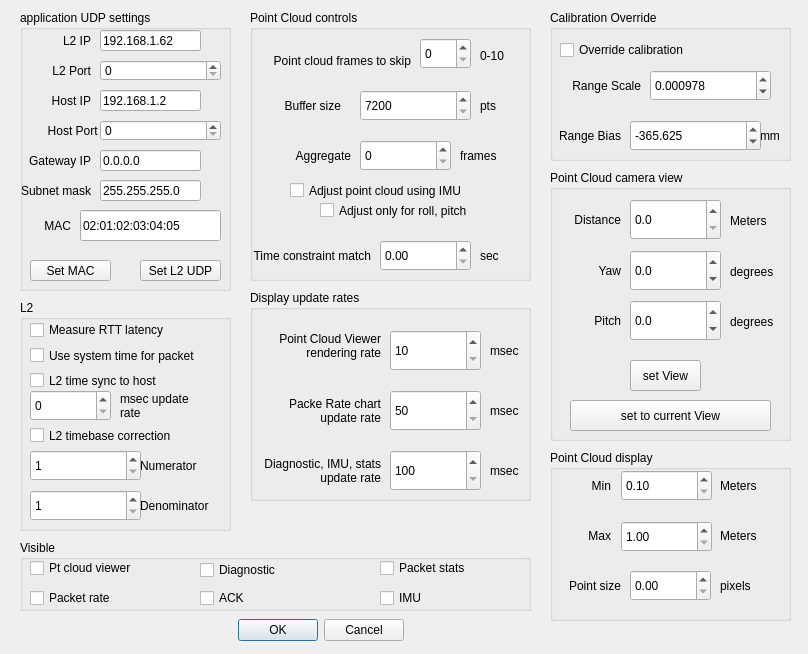
<?xml version="1.0" encoding="UTF-8"?>
<ui version="4.0">
 <class>ConfigDialog</class>
 <widget class="QDialog" name="ConfigDialog">
  <property name="geometry">
   <rect>
    <x>0</x>
    <y>0</y>
    <width>808</width>
    <height>654</height>
   </rect>
  </property>
  <widget class="QDialogButtonBox" name="buttonBox">
   <property name="geometry">
    <rect>
     <x>180</x>
     <y>610</y>
     <width>281</width>
     <height>41</height>
    </rect>
   </property>
   <property name="standardButtons">
    <set>QDialogButtonBox::StandardButton::Cancel|QDialogButtonBox::StandardButton::Ok</set>
   </property>
   <property name="centerButtons">
    <bool>true</bool>
   </property>
  </widget>
  <widget class="QGroupBox" name="gbUDPparams">
   <property name="geometry">
    <rect>
     <x>20</x>
     <y>10</y>
     <width>211</width>
     <height>281</height>
    </rect>
   </property>
   <property name="title">
    <string>application UDP settings</string>
   </property>
   <widget class="QLabel" name="labelLocalIP">
    <property name="geometry">
     <rect>
      <x>0</x>
      <y>20</y>
      <width>71</width>
      <height>21</height>
     </rect>
    </property>
    <property name="text">
     <string>L2 IP</string>
    </property>
    <property name="alignment">
     <set>Qt::AlignmentFlag::AlignRight|Qt::AlignmentFlag::AlignTrailing|Qt::AlignmentFlag::AlignVCenter</set>
    </property>
   </widget>
   <widget class="QLineEdit" name="dstIPedit">
    <property name="geometry">
     <rect>
      <x>80</x>
      <y>20</y>
      <width>101</width>
      <height>21</height>
     </rect>
    </property>
    <property name="text">
     <string>192.168.1.62</string>
    </property>
   </widget>
   <widget class="QLabel" name="labelOutPort">
    <property name="geometry">
     <rect>
      <x>0</x>
      <y>50</y>
      <width>71</width>
      <height>21</height>
     </rect>
    </property>
    <property name="text">
     <string>L2 Port</string>
    </property>
    <property name="alignment">
     <set>Qt::AlignmentFlag::AlignRight|Qt::AlignmentFlag::AlignTrailing|Qt::AlignmentFlag::AlignVCenter</set>
    </property>
   </widget>
   <widget class="QSpinBox" name="dstPortSpin">
    <property name="geometry">
     <rect>
      <x>80</x>
      <y>50</y>
      <width>121</width>
      <height>21</height>
     </rect>
    </property>
   </widget>
   <widget class="QLabel" name="labelL2ip">
    <property name="geometry">
     <rect>
      <x>0</x>
      <y>80</y>
      <width>71</width>
      <height>21</height>
     </rect>
    </property>
    <property name="text">
     <string>Host IP</string>
    </property>
    <property name="alignment">
     <set>Qt::AlignmentFlag::AlignRight|Qt::AlignmentFlag::AlignTrailing|Qt::AlignmentFlag::AlignVCenter</set>
    </property>
   </widget>
   <widget class="QLineEdit" name="srcIPedit">
    <property name="geometry">
     <rect>
      <x>80</x>
      <y>80</y>
      <width>101</width>
      <height>21</height>
     </rect>
    </property>
    <property name="text">
     <string>192.168.1.2</string>
    </property>
   </widget>
   <widget class="QLabel" name="labelInPort">
    <property name="geometry">
     <rect>
      <x>10</x>
      <y>110</y>
      <width>71</width>
      <height>21</height>
     </rect>
    </property>
    <property name="text">
     <string>Host Port </string>
    </property>
    <property name="alignment">
     <set>Qt::AlignmentFlag::AlignRight|Qt::AlignmentFlag::AlignTrailing|Qt::AlignmentFlag::AlignVCenter</set>
    </property>
   </widget>
   <widget class="QSpinBox" name="srcPortSpin">
    <property name="geometry">
     <rect>
      <x>80</x>
      <y>110</y>
      <width>121</width>
      <height>21</height>
     </rect>
    </property>
   </widget>
   <widget class="QPushButton" name="btnConfigureUDP">
    <property name="enabled">
     <bool>true</bool>
    </property>
    <property name="geometry">
     <rect>
      <x>120</x>
      <y>250</y>
      <width>81</width>
      <height>21</height>
     </rect>
    </property>
    <property name="text">
     <string>Set L2 UDP</string>
    </property>
   </widget>
   <widget class="QLabel" name="labelInPort_3">
    <property name="geometry">
     <rect>
      <x>0</x>
      <y>200</y>
      <width>51</width>
      <height>31</height>
     </rect>
    </property>
    <property name="text">
     <string>MAC</string>
    </property>
    <property name="alignment">
     <set>Qt::AlignmentFlag::AlignRight|Qt::AlignmentFlag::AlignTrailing|Qt::AlignmentFlag::AlignVCenter</set>
    </property>
   </widget>
   <widget class="QPushButton" name="btnGetL2config">
    <property name="enabled">
     <bool>true</bool>
    </property>
    <property name="geometry">
     <rect>
      <x>10</x>
      <y>250</y>
      <width>81</width>
      <height>21</height>
     </rect>
    </property>
    <property name="text">
     <string>Set MAC</string>
    </property>
   </widget>
   <widget class="QLineEdit" name="editMAC">
    <property name="geometry">
     <rect>
      <x>60</x>
      <y>200</y>
      <width>141</width>
      <height>31</height>
     </rect>
    </property>
    <property name="text">
     <string>02:01:02:03:04:05</string>
    </property>
   </widget>
   <widget class="QLineEdit" name="gatewayIPedit">
    <property name="geometry">
     <rect>
      <x>80</x>
      <y>140</y>
      <width>101</width>
      <height>21</height>
     </rect>
    </property>
    <property name="text">
     <string>0.0.0.0</string>
    </property>
   </widget>
   <widget class="QLabel" name="labelL2ip_2">
    <property name="geometry">
     <rect>
      <x>0</x>
      <y>140</y>
      <width>71</width>
      <height>21</height>
     </rect>
    </property>
    <property name="text">
     <string>Gateway IP</string>
    </property>
    <property name="alignment">
     <set>Qt::AlignmentFlag::AlignRight|Qt::AlignmentFlag::AlignTrailing|Qt::AlignmentFlag::AlignVCenter</set>
    </property>
   </widget>
   <widget class="QLineEdit" name="subnetMaskedit">
    <property name="geometry">
     <rect>
      <x>80</x>
      <y>170</y>
      <width>101</width>
      <height>21</height>
     </rect>
    </property>
    <property name="text">
     <string>255.255.255.0</string>
    </property>
   </widget>
   <widget class="QLabel" name="labelL2ip_3">
    <property name="geometry">
     <rect>
      <x>0</x>
      <y>170</y>
      <width>71</width>
      <height>21</height>
     </rect>
    </property>
    <property name="text">
     <string>Subnet mask</string>
    </property>
    <property name="alignment">
     <set>Qt::AlignmentFlag::AlignRight|Qt::AlignmentFlag::AlignTrailing|Qt::AlignmentFlag::AlignVCenter</set>
    </property>
   </widget>
  </widget>
  <widget class="QGroupBox" name="gbDisplayRates">
   <property name="geometry">
    <rect>
     <x>250</x>
     <y>290</y>
     <width>281</width>
     <height>211</height>
    </rect>
   </property>
   <property name="title">
    <string>Display update rates</string>
   </property>
   <widget class="QSpinBox" name="spinPacketrate">
    <property name="geometry">
     <rect>
      <x>140</x>
      <y>100</y>
      <width>91</width>
      <height>41</height>
     </rect>
    </property>
    <property name="minimum">
     <number>50</number>
    </property>
    <property name="maximum">
     <number>500</number>
    </property>
   </widget>
   <widget class="QSpinBox" name="spinDiagrate">
    <property name="geometry">
     <rect>
      <x>140</x>
      <y>160</y>
      <width>91</width>
      <height>41</height>
     </rect>
    </property>
    <property name="minimum">
     <number>100</number>
    </property>
    <property name="maximum">
     <number>500</number>
    </property>
   </widget>
   <widget class="QLabel" name="label_4">
    <property name="geometry">
     <rect>
      <x>240</x>
      <y>160</y>
      <width>41</width>
      <height>41</height>
     </rect>
    </property>
    <property name="text">
     <string>msec</string>
    </property>
   </widget>
   <widget class="QLabel" name="label_5">
    <property name="geometry">
     <rect>
      <x>240</x>
      <y>100</y>
      <width>41</width>
      <height>41</height>
     </rect>
    </property>
    <property name="text">
     <string>msec</string>
    </property>
   </widget>
   <widget class="QLabel" name="label_6">
    <property name="geometry">
     <rect>
      <x>0</x>
      <y>100</y>
      <width>131</width>
      <height>41</height>
     </rect>
    </property>
    <property name="text">
     <string>Packe Rate chart  update rate</string>
    </property>
    <property name="alignment">
     <set>Qt::AlignmentFlag::AlignRight|Qt::AlignmentFlag::AlignTrailing|Qt::AlignmentFlag::AlignVCenter</set>
    </property>
    <property name="wordWrap">
     <bool>true</bool>
    </property>
   </widget>
   <widget class="QLabel" name="label_7">
    <property name="geometry">
     <rect>
      <x>0</x>
      <y>160</y>
      <width>131</width>
      <height>41</height>
     </rect>
    </property>
    <property name="text">
     <string>Diagnostic, IMU, stats update rate</string>
    </property>
    <property name="alignment">
     <set>Qt::AlignmentFlag::AlignRight|Qt::AlignmentFlag::AlignTrailing|Qt::AlignmentFlag::AlignVCenter</set>
    </property>
    <property name="wordWrap">
     <bool>true</bool>
    </property>
   </widget>
   <widget class="QSpinBox" name="spinRenderRate">
    <property name="geometry">
     <rect>
      <x>140</x>
      <y>40</y>
      <width>91</width>
      <height>41</height>
     </rect>
    </property>
    <property name="minimum">
     <number>10</number>
    </property>
    <property name="maximum">
     <number>100</number>
    </property>
   </widget>
   <widget class="QLabel" name="label_19">
    <property name="geometry">
     <rect>
      <x>240</x>
      <y>40</y>
      <width>41</width>
      <height>41</height>
     </rect>
    </property>
    <property name="text">
     <string>msec</string>
    </property>
   </widget>
   <widget class="QLabel" name="label_20">
    <property name="geometry">
     <rect>
      <x>0</x>
      <y>30</y>
      <width>131</width>
      <height>51</height>
     </rect>
    </property>
    <property name="text">
     <string>Point Cloud Viewer rendering rate</string>
    </property>
    <property name="alignment">
     <set>Qt::AlignmentFlag::AlignRight|Qt::AlignmentFlag::AlignTrailing|Qt::AlignmentFlag::AlignVCenter</set>
    </property>
    <property name="wordWrap">
     <bool>true</bool>
    </property>
   </widget>
  </widget>
  <widget class="QGroupBox" name="gpPCdefault">
   <property name="geometry">
    <rect>
     <x>550</x>
     <y>170</y>
     <width>241</width>
     <height>271</height>
    </rect>
   </property>
   <property name="title">
    <string>Point Cloud camera view</string>
   </property>
   <widget class="QLabel" name="label_9">
    <property name="geometry">
     <rect>
      <x>0</x>
      <y>29</y>
      <width>71</width>
      <height>41</height>
     </rect>
    </property>
    <property name="text">
     <string>Distance</string>
    </property>
    <property name="alignment">
     <set>Qt::AlignmentFlag::AlignRight|Qt::AlignmentFlag::AlignTrailing|Qt::AlignmentFlag::AlignVCenter</set>
    </property>
   </widget>
   <widget class="QLabel" name="label_10">
    <property name="geometry">
     <rect>
      <x>30</x>
      <y>80</y>
      <width>41</width>
      <height>41</height>
     </rect>
    </property>
    <property name="text">
     <string>Yaw</string>
    </property>
    <property name="alignment">
     <set>Qt::AlignmentFlag::AlignRight|Qt::AlignmentFlag::AlignTrailing|Qt::AlignmentFlag::AlignVCenter</set>
    </property>
   </widget>
   <widget class="QLabel" name="label_11">
    <property name="geometry">
     <rect>
      <x>20</x>
      <y>130</y>
      <width>51</width>
      <height>41</height>
     </rect>
    </property>
    <property name="text">
     <string>Pitch</string>
    </property>
    <property name="alignment">
     <set>Qt::AlignmentFlag::AlignRight|Qt::AlignmentFlag::AlignTrailing|Qt::AlignmentFlag::AlignVCenter</set>
    </property>
   </widget>
   <widget class="QPushButton" name="btnSetView">
    <property name="geometry">
     <rect>
      <x>80</x>
      <y>190</y>
      <width>71</width>
      <height>31</height>
     </rect>
    </property>
    <property name="text">
     <string>set View</string>
    </property>
   </widget>
   <widget class="QLabel" name="label_14">
    <property name="geometry">
     <rect>
      <x>180</x>
      <y>30</y>
      <width>71</width>
      <height>41</height>
     </rect>
    </property>
    <property name="text">
     <string>Meters</string>
    </property>
   </widget>
   <widget class="QLabel" name="label_15">
    <property name="geometry">
     <rect>
      <x>180</x>
      <y>81</y>
      <width>71</width>
      <height>41</height>
     </rect>
    </property>
    <property name="text">
     <string>degrees</string>
    </property>
   </widget>
   <widget class="QLabel" name="label_16">
    <property name="geometry">
     <rect>
      <x>180</x>
      <y>131</y>
      <width>71</width>
      <height>41</height>
     </rect>
    </property>
    <property name="text">
     <string>degrees</string>
    </property>
   </widget>
   <widget class="QDoubleSpinBox" name="spinDistance">
    <property name="geometry">
     <rect>
      <x>80</x>
      <y>29</y>
      <width>91</width>
      <height>41</height>
     </rect>
    </property>
    <property name="decimals">
     <number>1</number>
    </property>
    <property name="maximum">
     <double>100.000000000000000</double>
    </property>
    <property name="singleStep">
     <double>0.100000000000000</double>
    </property>
    <property name="stepType">
     <enum>QAbstractSpinBox::StepType::DefaultStepType</enum>
    </property>
   </widget>
   <widget class="QDoubleSpinBox" name="spinYaw">
    <property name="geometry">
     <rect>
      <x>80</x>
      <y>80</y>
      <width>91</width>
      <height>41</height>
     </rect>
    </property>
    <property name="decimals">
     <number>1</number>
    </property>
    <property name="minimum">
     <double>-360.000000000000000</double>
    </property>
    <property name="maximum">
     <double>360.000000000000000</double>
    </property>
    <property name="singleStep">
     <double>0.100000000000000</double>
    </property>
   </widget>
   <widget class="QDoubleSpinBox" name="spinPitch">
    <property name="geometry">
     <rect>
      <x>80</x>
      <y>130</y>
      <width>91</width>
      <height>41</height>
     </rect>
    </property>
    <property name="decimals">
     <number>1</number>
    </property>
    <property name="minimum">
     <double>-89.000000000000000</double>
    </property>
    <property name="maximum">
     <double>89.000000000000000</double>
    </property>
    <property name="singleStep">
     <double>0.100000000000000</double>
    </property>
   </widget>
   <widget class="QPushButton" name="btnUseCurrentView">
    <property name="geometry">
     <rect>
      <x>20</x>
      <y>230</y>
      <width>201</width>
      <height>31</height>
     </rect>
    </property>
    <property name="text">
     <string>set to current View</string>
    </property>
   </widget>
  </widget>
  <widget class="QGroupBox" name="gbPCctrl">
   <property name="geometry">
    <rect>
     <x>250</x>
     <y>10</y>
     <width>281</width>
     <height>271</height>
    </rect>
   </property>
   <property name="title">
    <string>Point Cloud controls</string>
   </property>
   <widget class="QLabel" name="label_8">
    <property name="geometry">
     <rect>
      <x>230</x>
      <y>30</y>
      <width>41</width>
      <height>31</height>
     </rect>
    </property>
    <property name="text">
     <string>0-10</string>
    </property>
   </widget>
   <widget class="QSpinBox" name="spinNframe">
    <property name="geometry">
     <rect>
      <x>170</x>
      <y>28</y>
      <width>51</width>
      <height>31</height>
     </rect>
    </property>
   </widget>
   <widget class="QLabel" name="label">
    <property name="geometry">
     <rect>
      <x>10</x>
      <y>30</y>
      <width>151</width>
      <height>41</height>
     </rect>
    </property>
    <property name="text">
     <string>Point cloud frames to skip</string>
    </property>
    <property name="alignment">
     <set>Qt::AlignmentFlag::AlignRight|Qt::AlignmentFlag::AlignTrailing|Qt::AlignmentFlag::AlignVCenter</set>
    </property>
    <property name="wordWrap">
     <bool>true</bool>
    </property>
   </widget>
   <widget class="QLabel" name="label_21">
    <property name="geometry">
     <rect>
      <x>0</x>
      <y>80</y>
      <width>91</width>
      <height>31</height>
     </rect>
    </property>
    <property name="text">
     <string>Buffer size</string>
    </property>
    <property name="alignment">
     <set>Qt::AlignmentFlag::AlignRight|Qt::AlignmentFlag::AlignTrailing|Qt::AlignmentFlag::AlignVCenter</set>
    </property>
    <property name="wordWrap">
     <bool>true</bool>
    </property>
   </widget>
   <widget class="QSpinBox" name="spinMaxPoints">
    <property name="geometry">
     <rect>
      <x>110</x>
      <y>80</y>
      <width>111</width>
      <height>31</height>
     </rect>
    </property>
    <property name="minimum">
     <number>7200</number>
    </property>
    <property name="maximum">
     <number>8000000</number>
    </property>
    <property name="singleStep">
     <number>10000</number>
    </property>
   </widget>
   <widget class="QCheckBox" name="cbIMUadjust">
    <property name="enabled">
     <bool>true</bool>
    </property>
    <property name="geometry">
     <rect>
      <x>40</x>
      <y>170</y>
      <width>231</width>
      <height>21</height>
     </rect>
    </property>
    <property name="text">
     <string>Adjust point cloud using IMU</string>
    </property>
   </widget>
   <widget class="QLabel" name="label_22">
    <property name="geometry">
     <rect>
      <x>230</x>
      <y>80</y>
      <width>41</width>
      <height>31</height>
     </rect>
    </property>
    <property name="text">
     <string>pts</string>
    </property>
   </widget>
   <widget class="QSpinBox" name="spinAggFrame">
    <property name="geometry">
     <rect>
      <x>110</x>
      <y>130</y>
      <width>91</width>
      <height>31</height>
     </rect>
    </property>
    <property name="maximum">
     <number>156</number>
    </property>
   </widget>
   <widget class="QLabel" name="label_25">
    <property name="geometry">
     <rect>
      <x>210</x>
      <y>130</y>
      <width>61</width>
      <height>31</height>
     </rect>
    </property>
    <property name="text">
     <string>frames</string>
    </property>
   </widget>
   <widget class="QLabel" name="label_26">
    <property name="geometry">
     <rect>
      <x>-10</x>
      <y>130</y>
      <width>111</width>
      <height>31</height>
     </rect>
    </property>
    <property name="text">
     <string>Aggregate</string>
    </property>
    <property name="alignment">
     <set>Qt::AlignmentFlag::AlignRight|Qt::AlignmentFlag::AlignTrailing|Qt::AlignmentFlag::AlignVCenter</set>
    </property>
    <property name="wordWrap">
     <bool>true</bool>
    </property>
   </widget>
   <widget class="QLabel" name="label_28">
    <property name="geometry">
     <rect>
      <x>230</x>
      <y>230</y>
      <width>41</width>
      <height>31</height>
     </rect>
    </property>
    <property name="text">
     <string>sec</string>
    </property>
   </widget>
   <widget class="QLabel" name="label_29">
    <property name="geometry">
     <rect>
      <x>0</x>
      <y>230</y>
      <width>121</width>
      <height>31</height>
     </rect>
    </property>
    <property name="text">
     <string>Time constraint match</string>
    </property>
    <property name="alignment">
     <set>Qt::AlignmentFlag::AlignRight|Qt::AlignmentFlag::AlignTrailing|Qt::AlignmentFlag::AlignVCenter</set>
    </property>
    <property name="wordWrap">
     <bool>true</bool>
    </property>
   </widget>
   <widget class="QDoubleSpinBox" name="spinTM2PC">
    <property name="geometry">
     <rect>
      <x>130</x>
      <y>230</y>
      <width>91</width>
      <height>31</height>
     </rect>
    </property>
    <property name="minimum">
     <double>0.000000000000000</double>
    </property>
    <property name="maximum">
     <double>0.300000000000000</double>
    </property>
    <property name="singleStep">
     <double>0.010000000000000</double>
    </property>
   </widget>
   <widget class="QCheckBox" name="cbIMUadjustRP">
    <property name="enabled">
     <bool>true</bool>
    </property>
    <property name="geometry">
     <rect>
      <x>70</x>
      <y>190</y>
      <width>201</width>
      <height>21</height>
     </rect>
    </property>
    <property name="text">
     <string>Adjust only for roll, pitch</string>
    </property>
   </widget>
  </widget>
  <widget class="QGroupBox" name="gbPCcolor">
   <property name="geometry">
    <rect>
     <x>550</x>
     <y>450</y>
     <width>241</width>
     <height>171</height>
    </rect>
   </property>
   <property name="title">
    <string>Point Cloud display</string>
   </property>
   <widget class="QDoubleSpinBox" name="spinColorMin">
    <property name="enabled">
     <bool>true</bool>
    </property>
    <property name="geometry">
     <rect>
      <x>71</x>
      <y>20</y>
      <width>91</width>
      <height>31</height>
     </rect>
    </property>
    <property name="minimum">
     <double>0.100000000000000</double>
    </property>
    <property name="maximum">
     <double>10.000000000000000</double>
    </property>
    <property name="singleStep">
     <double>0.100000000000000</double>
    </property>
   </widget>
   <widget class="QDoubleSpinBox" name="spinColorMax">
    <property name="enabled">
     <bool>true</bool>
    </property>
    <property name="geometry">
     <rect>
      <x>71</x>
      <y>71</y>
      <width>91</width>
      <height>31</height>
     </rect>
    </property>
    <property name="minimum">
     <double>1.000000000000000</double>
    </property>
    <property name="maximum">
     <double>50.000000000000000</double>
    </property>
    <property name="singleStep">
     <double>0.100000000000000</double>
    </property>
    <property name="stepType">
     <enum>QAbstractSpinBox::StepType::AdaptiveDecimalStepType</enum>
    </property>
   </widget>
   <widget class="QLabel" name="label_17">
    <property name="geometry">
     <rect>
      <x>170</x>
      <y>20</y>
      <width>41</width>
      <height>31</height>
     </rect>
    </property>
    <property name="text">
     <string>Meters</string>
    </property>
   </widget>
   <widget class="QLabel" name="label_18">
    <property name="geometry">
     <rect>
      <x>170</x>
      <y>70</y>
      <width>41</width>
      <height>31</height>
     </rect>
    </property>
    <property name="text">
     <string>Meters</string>
    </property>
   </widget>
   <widget class="QLabel" name="label_12">
    <property name="geometry">
     <rect>
      <x>30</x>
      <y>20</y>
      <width>31</width>
      <height>31</height>
     </rect>
    </property>
    <property name="text">
     <string>Min</string>
    </property>
    <property name="alignment">
     <set>Qt::AlignmentFlag::AlignRight|Qt::AlignmentFlag::AlignTrailing|Qt::AlignmentFlag::AlignVCenter</set>
    </property>
   </widget>
   <widget class="QLabel" name="label_13">
    <property name="geometry">
     <rect>
      <x>30</x>
      <y>70</y>
      <width>31</width>
      <height>31</height>
     </rect>
    </property>
    <property name="text">
     <string>Max</string>
    </property>
    <property name="alignment">
     <set>Qt::AlignmentFlag::AlignRight|Qt::AlignmentFlag::AlignTrailing|Qt::AlignmentFlag::AlignVCenter</set>
    </property>
   </widget>
   <widget class="QLabel" name="label_23">
    <property name="geometry">
     <rect>
      <x>170</x>
      <y>120</y>
      <width>41</width>
      <height>31</height>
     </rect>
    </property>
    <property name="text">
     <string>pixels</string>
    </property>
   </widget>
   <widget class="QLabel" name="label_24">
    <property name="geometry">
     <rect>
      <x>0</x>
      <y>120</y>
      <width>71</width>
      <height>31</height>
     </rect>
    </property>
    <property name="text">
     <string>Point size</string>
    </property>
    <property name="alignment">
     <set>Qt::AlignmentFlag::AlignRight|Qt::AlignmentFlag::AlignTrailing|Qt::AlignmentFlag::AlignVCenter</set>
    </property>
   </widget>
   <widget class="QDoubleSpinBox" name="spinPointSize">
    <property name="geometry">
     <rect>
      <x>80</x>
      <y>120</y>
      <width>81</width>
      <height>31</height>
     </rect>
    </property>
   </widget>
  </widget>
  <widget class="QGroupBox" name="gbVisible">
   <property name="geometry">
    <rect>
     <x>20</x>
     <y>540</y>
     <width>511</width>
     <height>71</height>
    </rect>
   </property>
   <property name="title">
    <string>Visible</string>
   </property>
   <widget class="QCheckBox" name="cbPCviewer">
    <property name="enabled">
     <bool>true</bool>
    </property>
    <property name="geometry">
     <rect>
      <x>10</x>
      <y>20</y>
      <width>131</width>
      <height>16</height>
     </rect>
    </property>
    <property name="text">
     <string>Pt cloud viewer</string>
    </property>
   </widget>
   <widget class="QCheckBox" name="cbDiag">
    <property name="geometry">
     <rect>
      <x>180</x>
      <y>20</y>
      <width>131</width>
      <height>20</height>
     </rect>
    </property>
    <property name="text">
     <string>Diagnostic</string>
    </property>
   </widget>
   <widget class="QCheckBox" name="cbIMU">
    <property name="geometry">
     <rect>
      <x>360</x>
      <y>50</y>
      <width>121</width>
      <height>16</height>
     </rect>
    </property>
    <property name="text">
     <string>IMU</string>
    </property>
   </widget>
   <widget class="QCheckBox" name="cbStats">
    <property name="geometry">
     <rect>
      <x>360</x>
      <y>20</y>
      <width>131</width>
      <height>16</height>
     </rect>
    </property>
    <property name="text">
     <string>Packet stats</string>
    </property>
   </widget>
   <widget class="QCheckBox" name="cbACK">
    <property name="geometry">
     <rect>
      <x>180</x>
      <y>50</y>
      <width>131</width>
      <height>16</height>
     </rect>
    </property>
    <property name="text">
     <string>ACK</string>
    </property>
   </widget>
   <widget class="QCheckBox" name="cbPacketRate">
    <property name="geometry">
     <rect>
      <x>10</x>
      <y>50</y>
      <width>131</width>
      <height>16</height>
     </rect>
    </property>
    <property name="text">
     <string>Packet rate</string>
    </property>
   </widget>
  </widget>
  <widget class="QGroupBox" name="gbL2">
   <property name="geometry">
    <rect>
     <x>20</x>
     <y>300</y>
     <width>211</width>
     <height>231</height>
    </rect>
   </property>
   <property name="title">
    <string>L2</string>
   </property>
   <widget class="QCheckBox" name="cbL2TSCorrect">
    <property name="geometry">
     <rect>
      <x>10</x>
      <y>120</y>
      <width>181</width>
      <height>31</height>
     </rect>
    </property>
    <property name="text">
     <string>L2 timebase correction</string>
    </property>
   </widget>
   <widget class="QCheckBox" name="cbL2syncHost">
    <property name="geometry">
     <rect>
      <x>10</x>
      <y>70</y>
      <width>181</width>
      <height>21</height>
     </rect>
    </property>
    <property name="text">
     <string>L2 time sync to host</string>
    </property>
   </widget>
   <widget class="QSpinBox" name="spinL2syncRate">
    <property name="geometry">
     <rect>
      <x>10</x>
      <y>90</y>
      <width>81</width>
      <height>31</height>
     </rect>
    </property>
    <property name="minimum">
     <number>0</number>
    </property>
    <property name="maximum">
     <number>30000</number>
    </property>
   </widget>
   <widget class="QLabel" name="label_2">
    <property name="geometry">
     <rect>
      <x>100</x>
      <y>90</y>
      <width>91</width>
      <height>31</height>
     </rect>
    </property>
    <property name="text">
     <string>msec update rate</string>
    </property>
    <property name="wordWrap">
     <bool>true</bool>
    </property>
   </widget>
   <widget class="QCheckBox" name="cbLatency">
    <property name="geometry">
     <rect>
      <x>10</x>
      <y>20</y>
      <width>201</width>
      <height>20</height>
     </rect>
    </property>
    <property name="text">
     <string>Measure RTT latency</string>
    </property>
   </widget>
   <widget class="QSpinBox" name="spinTSscaleNum">
    <property name="geometry">
     <rect>
      <x>10</x>
      <y>150</y>
      <width>111</width>
      <height>31</height>
     </rect>
    </property>
    <property name="minimum">
     <number>1</number>
    </property>
    <property name="maximum">
     <number>9999999</number>
    </property>
   </widget>
   <widget class="QLabel" name="label_3">
    <property name="geometry">
     <rect>
      <x>120</x>
      <y>150</y>
      <width>91</width>
      <height>31</height>
     </rect>
    </property>
    <property name="text">
     <string>Numerator</string>
    </property>
    <property name="wordWrap">
     <bool>true</bool>
    </property>
   </widget>
   <widget class="QSpinBox" name="spinTSscaleDen">
    <property name="geometry">
     <rect>
      <x>10</x>
      <y>190</y>
      <width>111</width>
      <height>31</height>
     </rect>
    </property>
    <property name="minimum">
     <number>1</number>
    </property>
    <property name="maximum">
     <number>9999999</number>
    </property>
   </widget>
   <widget class="QLabel" name="label_30">
    <property name="geometry">
     <rect>
      <x>120</x>
      <y>190</y>
      <width>91</width>
      <height>31</height>
     </rect>
    </property>
    <property name="text">
     <string>Denominator</string>
    </property>
    <property name="wordWrap">
     <bool>true</bool>
    </property>
   </widget>
   <widget class="QCheckBox" name="cbUseSytemNow">
    <property name="geometry">
     <rect>
      <x>10</x>
      <y>40</y>
      <width>201</width>
      <height>31</height>
     </rect>
    </property>
    <property name="text">
     <string>Use system time for packet</string>
    </property>
   </widget>
  </widget>
  <widget class="QGroupBox" name="gbOVRcal">
   <property name="geometry">
    <rect>
     <x>550</x>
     <y>10</y>
     <width>241</width>
     <height>151</height>
    </rect>
   </property>
   <property name="title">
    <string>Calibration Override</string>
   </property>
   <widget class="QCheckBox" name="cbCalOVR">
    <property name="geometry">
     <rect>
      <x>10</x>
      <y>30</y>
      <width>201</width>
      <height>20</height>
     </rect>
    </property>
    <property name="text">
     <string>Override calibration</string>
    </property>
   </widget>
   <widget class="QLabel" name="labelInPort_4">
    <property name="geometry">
     <rect>
      <x>0</x>
      <y>60</y>
      <width>91</width>
      <height>31</height>
     </rect>
    </property>
    <property name="text">
     <string>Range Scale</string>
    </property>
    <property name="alignment">
     <set>Qt::AlignmentFlag::AlignRight|Qt::AlignmentFlag::AlignTrailing|Qt::AlignmentFlag::AlignVCenter</set>
    </property>
   </widget>
   <widget class="QLabel" name="labelInPort_5">
    <property name="geometry">
     <rect>
      <x>-20</x>
      <y>110</y>
      <width>91</width>
      <height>31</height>
     </rect>
    </property>
    <property name="text">
     <string>Range Bias</string>
    </property>
    <property name="alignment">
     <set>Qt::AlignmentFlag::AlignRight|Qt::AlignmentFlag::AlignTrailing|Qt::AlignmentFlag::AlignVCenter</set>
    </property>
   </widget>
   <widget class="QLabel" name="label_27">
    <property name="geometry">
     <rect>
      <x>210</x>
      <y>110</y>
      <width>31</width>
      <height>31</height>
     </rect>
    </property>
    <property name="text">
     <string>mm</string>
    </property>
   </widget>
   <widget class="QDoubleSpinBox" name="spinCalScale">
    <property name="geometry">
     <rect>
      <x>100</x>
      <y>60</y>
      <width>121</width>
      <height>31</height>
     </rect>
    </property>
    <property name="decimals">
     <number>6</number>
    </property>
    <property name="minimum">
     <double>0.000250000000000</double>
    </property>
    <property name="maximum">
     <double>0.002000000000000</double>
    </property>
    <property name="singleStep">
     <double>0.000001000000000</double>
    </property>
    <property name="stepType">
     <enum>QAbstractSpinBox::StepType::DefaultStepType</enum>
    </property>
    <property name="value">
     <double>0.000978000000000</double>
    </property>
   </widget>
   <widget class="QDoubleSpinBox" name="spinCalBias">
    <property name="geometry">
     <rect>
      <x>80</x>
      <y>110</y>
      <width>131</width>
      <height>31</height>
     </rect>
    </property>
    <property name="decimals">
     <number>3</number>
    </property>
    <property name="minimum">
     <double>-1000.000000000000000</double>
    </property>
    <property name="maximum">
     <double>1000.000000000000000</double>
    </property>
    <property name="singleStep">
     <double>0.001000000000000</double>
    </property>
    <property name="stepType">
     <enum>QAbstractSpinBox::StepType::DefaultStepType</enum>
    </property>
    <property name="value">
     <double>-365.625000000000000</double>
    </property>
   </widget>
  </widget>
 </widget>
 <tabstops>
  <tabstop>spinNframe</tabstop>
  <tabstop>spinMaxPoints</tabstop>
  <tabstop>cbIMUadjust</tabstop>
  <tabstop>spinRenderRate</tabstop>
  <tabstop>spinPacketrate</tabstop>
  <tabstop>spinDiagrate</tabstop>
  <tabstop>cbPCviewer</tabstop>
  <tabstop>cbPacketRate</tabstop>
  <tabstop>cbACK</tabstop>
  <tabstop>cbDiag</tabstop>
  <tabstop>cbStats</tabstop>
  <tabstop>cbIMU</tabstop>
  <tabstop>spinDistance</tabstop>
  <tabstop>spinYaw</tabstop>
  <tabstop>spinPitch</tabstop>
  <tabstop>btnSetView</tabstop>
  <tabstop>spinColorMin</tabstop>
  <tabstop>spinColorMax</tabstop>
  <tabstop>spinPointSize</tabstop>
  <tabstop>dstIPedit</tabstop>
  <tabstop>dstPortSpin</tabstop>
  <tabstop>srcIPedit</tabstop>
  <tabstop>srcPortSpin</tabstop>
  <tabstop>btnConfigureUDP</tabstop>
  <tabstop>cbL2TSCorrect</tabstop>
  <tabstop>cbL2syncHost</tabstop>
  <tabstop>spinL2syncRate</tabstop>
 </tabstops>
 <resources/>
 <connections/>
</ui>
